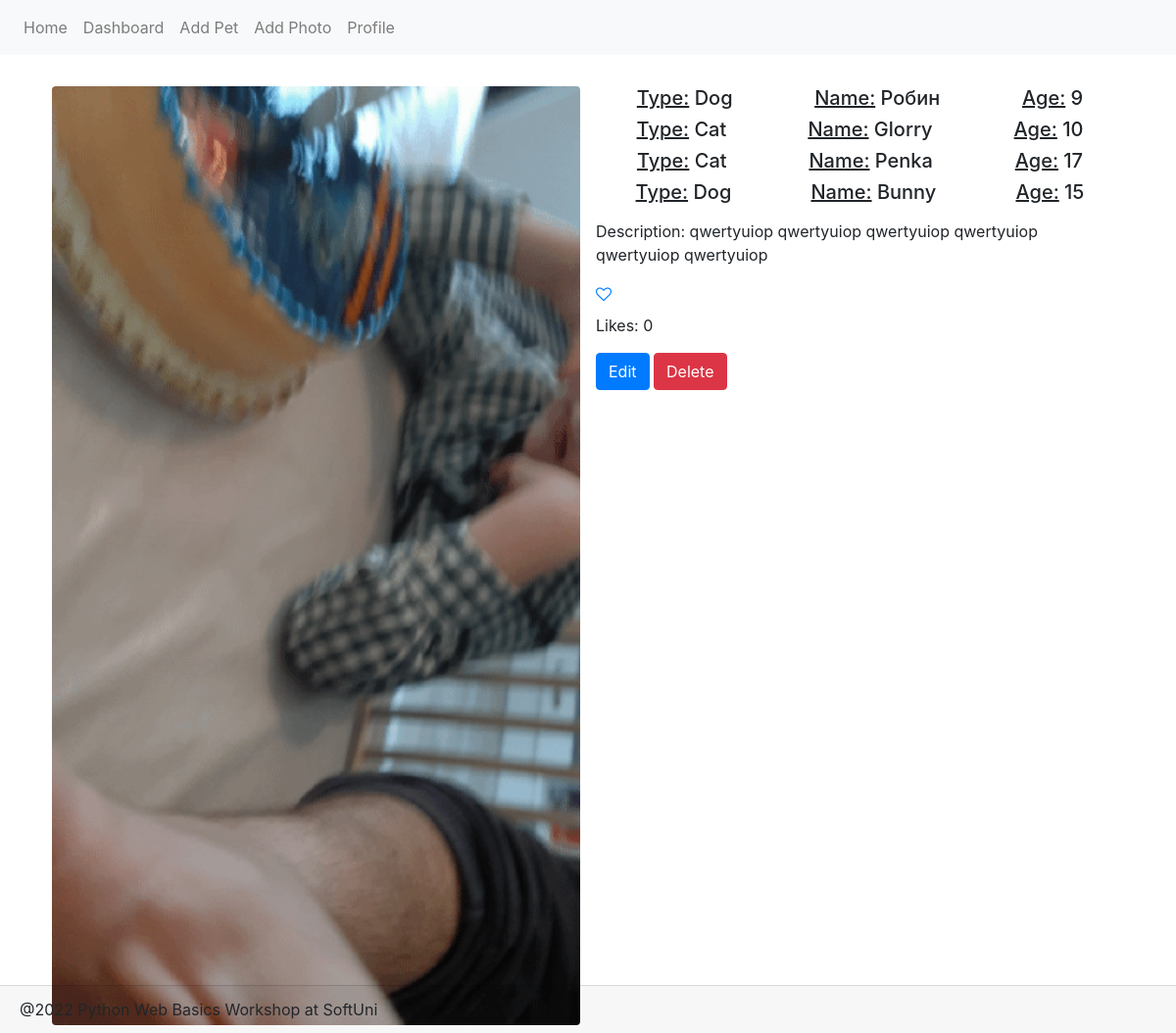
The page /photo/details/3/ on the database as committed earlier.
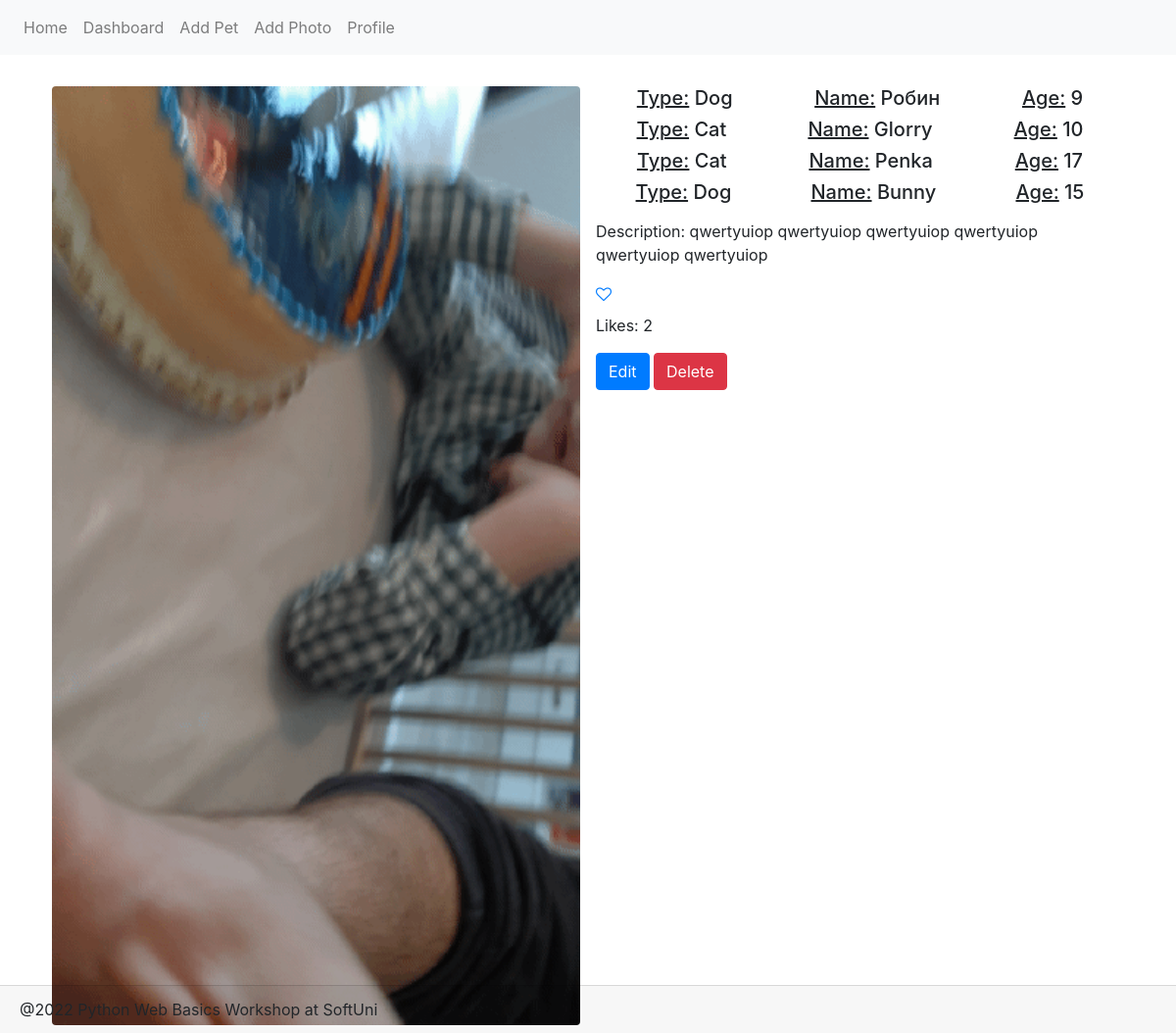
The same page on the database as committed later.
### Petstagram/main_app/models.py (models this page shows, shortened)
class PetPhoto(models.Model):
    photo = models.ImageField(
        validators=(
            validate_file_max_size,
        )
    )
    tagged_pets = models.ManyToManyField(Pet)
    description = models.TextField(
        null=True,
        blank=True
    )
    publication_date = models.DateTimeField(
        auto_now_add=True,
    )
    likes = models.IntegerField(
        default=0
    )

### Petstagram/main_app/views/photos.py (the view)
# urls.py: path('photo/details/<str:pk>/', photo_details, name='photo_details'),
def photo_details(request, pk):
    pet_photo = PetPhoto.objects.get(id=pk)
    contex = {
        'pet_photo': pet_photo,
    }
    return render(request, 'photo_details.html', contex)

### Petstagram/main_app/models.py (called while the page is built)
    @property
    def age(self):
        return datetime.datetime.now().year - self.date_of_birth.year

### Petstagram/main_app/templatetags/profiles.py (called while the page is built)
@register.simple_tag()
def has_profile():
    return Profile.objects.count() > 0

### Petstagram/main_app/templates/photo_details.html
{% extends 'base.html' %}
{% block page_content %}
    <div class="d-flex">
        <div class="d-inline p-2 w-50">
            <img src= '{{ pet_photo.photo }}'
                 class="w-100 rounded mx-auto d-block" alt="{{ pet_photo.description }}">
        </div>
        <div class="d-inline p-2 w-50">
            {% for pet in pet_photo.tagged_pets.all %}
                <div class="d-flex justify-content-around">
                    <h5><u>Type:</u> {{ pet.type }}</h5>
                    <h5><u>Name:</u> {{ pet.name }}</h5>
                    {% if pet.date_of_birth %}
                        <h5><u>Age:</u> {{ pet.age }}</h5>
                    {% endif %}
                </div>
            {% endfor %}
            <p class="mt-2">Description: {{ pet_photo.description }}</p>
            <a href="{% url 'like_photo' pet_photo.id %}"><i class="fa fa-heart-o" aria-hidden="true"></i></a>
            <p class="mt-2">Likes: {{ pet_photo.likes }}</p>
            <a href="#" class="btn btn-primary">Edit</a>
            <a href="#" class="btn btn-danger">Delete</a>
        </div>
    </div>
{% endblock %}

Rows that differ between the two databases and show on the page:
changed PetPhoto "qwertyuiop qwertyuiop qwertyuiop qwertyuiop qwertyuiop qwertyuiop": likes "0" → "2"
